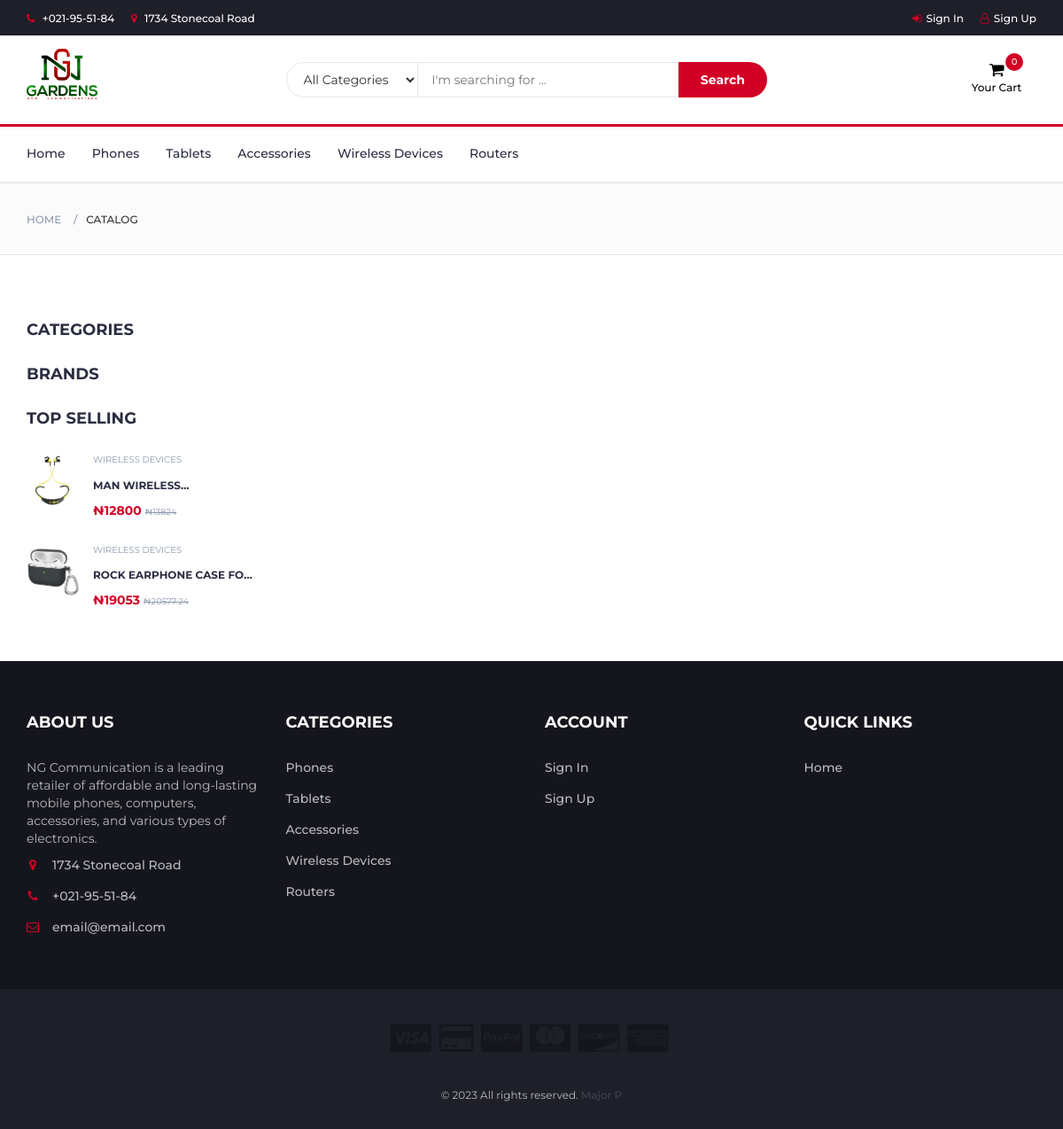
Screenshot of /catalog.php with the database file from the repository.
### tables this page shows
CREATE TABLE `categories` (
  `cat_id` int(100) NOT NULL,
  `cat_title` text NOT NULL,
  `creationDate` datetime NOT NULL DEFAULT current_timestamp(),
  `updationDate` varchar(226) DEFAULT NULL
);

CREATE TABLE `products` (
  `product_id` int(100) NOT NULL,
  `product_title` varchar(300) NOT NULL,
  `product_cat_id` int(11) NOT NULL,
  `product_price` double NOT NULL,
  `product_desc` longtext DEFAULT NULL,
  `product_image` text NOT NULL,
  `product_tag` varchar(225) DEFAULT NULL,
  `product_brand_id` int(100) NOT NULL,
  `stock` int(100) NOT NULL,
  `availability` varchar(225) NOT NULL DEFAULT 'In Stock',
  `product_keywords` text NOT NULL,
  `counter` int(11) DEFAULT NULL,
  `date_view` date DEFAULT NULL,
  `creationDate` timestamp NOT NULL DEFAULT current_timestamp(),
  `updationDate` varchar(225) DEFAULT NULL
);

### public/catalog.php (the view, shortened to what this page needs)
<?php
include('../config/config.php');
include 'includes/header.php';
?>
    <div id="breadcrumb" class="section">
			<div class="container">
				<div class="row">
					<div class="col-md-12">
						<ul class="breadcrumb-tree">
							<li><a href="index.php">Home</a></li>
							<li class="active">Catalog</li>
						</ul>
					</div>
				</div>
			</div>
		</div>
		<div class="section">
			<div class="container">
				<div class="row">
					<div id="aside" class="col-md-3">
						<div class="aside">
							<h3 class="aside-title">Categories</h3>
						</div>
                             <div class="aside">
							<h3 class="aside-title">Brands</h3>
						</div>
						<div class="aside desktop-top-selling">
							<h3 class="aside-title">Top selling</h3>
                            <?php
$product_query="SELECT * FROM products WHERE `product_cat_id`='10' ORDER BY RAND() DESC LIMIT 3"  ;
$result=mysqli_query($con,$product_query);
if(mysqli_num_rows($result)>0){
  while($row=mysqli_fetch_assoc($result)){
    $product_id=$row['product_id'];
    $product_cat_id=$row['product_cat_id'];
    $product_title=$row['product_title'];
    $product_price=$row['product_price'];
    $product_image=$row['product_image'];
	$product_old_price=$product_price*1.08;
?>
							<div class="product-widget">
							<a href='product.php?id=<?php echo $product_id; ?>&cid=<?php echo $product_cat_id; ?>'>
								<div class="product-img">
									<img src="admin/uploads/<?php echo $product_image; ?>" alt="">
								</div>
  							</a>
								<div class="product-body">
									<p class="product-category">
                                    <?php
							 $cat_query="SELECT * FROM categories WHERE cat_id='$product_cat_id' ";
							 $result2=mysqli_query($con,$cat_query);
							 if(mysqli_num_rows($result2)>0){
							  while ($row2=mysqli_fetch_array($result2)) {
								$cat_name=$row2['cat_title'];
							?>
							<?php echo $cat_name ?>
							<?php }} ?>
	                            </p>
                                <h3 class="product-name">
											<a href="product.php?id=<?php echo $product_id; ?>&cid=<?php echo $product_cat_id; ?>">
											<?php echo $product_title; ?>
										    </a></h3>
											<h4 class='product-price'>&#8358;<?php echo $product_price; ?>
	                          	<del class='product-old-price'>&#8358;<?php echo $product_old_price; ?></del></h4>
								</div>
							</div>
                            <?php } } ?>
						</div>
					</div>
					<div id="store" class="col-md-9">
						<div class="store-filter clearfix">
						</div>
					</div>
				</div>
			</div>
		</div>
<?php
include 'includes/footer.php';
?>

### public/includes/header.php (shortened to what this page needs)
<!DOCTYPE html>
<html lang="en">
	<head>
		<link type="text/css" rel="stylesheet" href="css/bootstrap.min.css"/>
		<link type="text/css" rel="stylesheet" href="css/slick.css"/>
		<link type="text/css" rel="stylesheet" href="css/slick-theme.css"/>
		<link type="text/css" rel="stylesheet" href="css/nouislider.min.css"/>
		<link rel="stylesheet" href="css/font-awesome.min.css">
		<link type="text/css" rel="stylesheet" href="css/style.css"/>
        <link type="text/css" rel="stylesheet" href="css/custom.css"/>
    </head>
	<body>
		<header>
			<div id="top-header">
				<div class="container">
					<ul class="header-links pull-left">
						<li class="mobile-hidden"><a href="#"><i class="fa fa-phone"></i> +021-95-51-84</a></li>
						<li class="mobile-hidden"><a href="#"><i class="fa fa-map-marker"></i> 1734 Stonecoal Road</a></li>
					</ul>
					<ul class="header-links pull-right mobile-center">
                        <?php
                           if(isset($_SESSION['userid'])){
                           ?>
                            <li><a href="dashboard.php">Dashboard</a></li>
                            <li><a href="customer_order.php">My Orders</a></li>
                            <li><a href="logout.php"><i class="fa fa-sign-in"></i>Logout</a></li>
                            <?php
                           }else{
                            ?>
                             <li><a href="login_form.php"><i class="fa fa-sign-in"></i>Sign In</a></li>
                             <li><a href="customer_register_form.php"><i class="fa fa-user-o"></i>Sign Up</a></li>
                             <?php }?>
                    </ul>
				</div>
			</div>
			<div id="header" style="background:#ffffff;">
				<div class="container">
					<div class="row">
						<div class="col-md-3">
							<div class="header-logo">
								<a href="index.php" class="logo">
									<img src="./img/logo.png" alt="" class="logo">
								</a>
							</div>
						</div>
						<div class="col-md-6">
							<div class="header-search">
								<form autocomplete="off" id="form" action="">
									<select class="input-select mobile-search-select">
										<option value="0">All Categories</option>
									</select>
									<input class="input mobile-search-input" type="search" placeholder="I'm searching for ..."  id="search" name="search" aria-label="Search" autocomplete="off">
									<button class="search-btn" type="submit">Search</button>
								</form>
							</div>
						</div>
						<div class="col-md-3 clearfix ">
							<div class="header-ctn mobile-nav-row" >
								<div class="dropdown">
									<a href="cart.php" class="dropdown-toggle"
									style="color:black;">
										<i class="fa fa-shopping-cart"></i>
										<span>Your Cart</span>
										<div class="qty  k1">0</div>
									</a>
								</div>
							</div>
						</div>
					</div>
				</div>
			</div>
		</header>
		<nav id="navigation">
			<div class="container">
				<div id="responsive-nav">
					<ul class="main-nav nav navbar-nav">
						<li class=""><a href="index.php">Home</a></li>
						<?php
							 $cat_query="SELECT * FROM categories";
							 $result=mysqli_query($con,$cat_query);
							 if(mysqli_num_rows($result)>0){
							  while ($row=mysqli_fetch_array($result)) {
								$cat_id=$row['cat_id'];
								$cat_name=$row['cat_title'];
							?>
                            <li><a  href="products.php?cid=<?php echo $cat_id; ?>" >
                                <?php echo $cat_name ?> </a></li>
                        <?php }} ?>
					</ul>
				</div>
			</div>
		</nav>

### public/includes/footer.php (shortened to what this page needs)
		<footer id="footer">
			<div class="section">
				<div class="container">
					<div class="row">
						<div class="col-md-3 col-xs-6">
							<div class="footer">
								<h3 class="footer-title">About Us</h3>
								<p>
								NG Communication is a leading retailer of affordable and long-lasting mobile phones, computers, accessories, and various types of electronics.
								</p>
								<ul class="footer-links">
									<li><a href="#"><i class="fa fa-map-marker"></i>1734 Stonecoal Road</a></li>
									<li><a href="#"><i class="fa fa-phone"></i>+021-95-51-84</a></li>
									<li><a href="#"><i class="fa fa-envelope-o"></i>email@email.com</a></li>
								</ul>
							</div>
						</div>
						<div class="col-md-3 col-xs-6">
							<div class="footer">
								<h3 class="footer-title">Categories</h3>
								<ul class="footer-links">
								<?php
							 $cat_query="SELECT * FROM categories";
							 $result=mysqli_query($con,$cat_query);
							 if(mysqli_num_rows($result)>0){
							  while ($row=mysqli_fetch_array($result)) {
								$cat_id=$row['cat_id'];
								$cat_name=$row['cat_title'];
							?>
                            <li><a  href="products.php?cid=<?php echo $cat_id; ?>" >
                                <?php echo $cat_name ?> </a></li>
                        <?php }} ?>
								</ul>
							</div>
						</div>
						<div class="col-md-3 col-xs-6">
							<div class="footer">
								<h3 class="footer-title">Account</h3>
								<ul class="footer-links">
								<?php
                           if(isset($_SESSION['userid'])){
                           ?>
                            <li><a href="dashboard.php">Dashboard</a></li>
                            <li><a href="customer_order.php">My Orders</a></li>
                            <li><a href="logout.php">Logout</a></li>
                            <?php
                           }else{
                            ?>
                             <li><a href="login_form.php">Sign In</a></li>
                             <li><a href="customer_register_form.php">Sign Up</a></li>
                             <?php }?>
								</ul>
							</div>
						</div>
						<div class="col-md-3 col-xs-6">
							<div class="footer">
								<h3 class="footer-title">Quick Links</h3>
								<ul class="footer-links">
								<li><a href="index.php">Home</a></li>
								</ul>
							</div>
						</div>
					</div>
				</div>
			</div>
			<div id="bottom-footer" class="section">
				<div class="container">
					<div class="row">
						<div class="col-md-12 text-center">
							<ul class="footer-payments">
								<li><a href="#"><i class="fa fa-cc-visa"></i></a></li>
								<li><a href="#"><i class="fa fa-credit-card"></i></a></li>
								<li><a href="#"><i class="fa fa-cc-paypal"></i></a></li>
								<li><a href="#"><i class="fa fa-cc-mastercard"></i></a></li>
								<li><a href="#"><i class="fa fa-cc-discover"></i></a></li>
								<li><a href="#"><i class="fa fa-cc-amex"></i></a></li>
							</ul>
							<span class="copyright">
                            &copy; <?php echo date("Y", time()); ?>  All rights reserved.
                        <a href="https://majorp.000webhostapp.com" target="_blank" style="color:#3d464d;">
						 Major P</a>
							</span>
						</div>
					</div>
				</div>
			</div>
		</footer>
</body>
</html>

### public/css/style.css (style rules this page uses)
body { font-family: 'Montserrat', sans-serif; font-weight: 400; color: #333; }
h1, h2, h3, h4, h5, h6 { color: #2B2D42; font-weight: 700; margin: 0 0 10px; }
a { color: #2B2D42; font-weight: 500; -webkit-transition: 0.2s color; transition: 0.2s color; }
ul, ol { margin: 0; padding: 0; list-style: none }
.input { height: 40px; padding: 0px 15px; border: 1px solid #E4E7ED; background-color: #FFF; width: 100%; }
.input-select { padding: 0px 15px; background: #FFF; border: 1px solid #E4E7ED; height: 40px; }
.section { padding-top: 30px; padding-bottom: 30px; }
#breadcrumb { padding: 30px 0px; background: #FBFBFC; border-bottom: 1px solid #E4E7ED; margin-bottom: 30px; }
#breadcrumb .breadcrumb-tree { display: inline-block; }
#breadcrumb .breadcrumb-tree li { display: inline-block; font-size: 12px; font-weight: 500; text-transform: uppercase; }
#breadcrumb .breadcrumb-tree li+li { margin-left: 10px; }
#breadcrumb .breadcrumb-tree li+li:before { content: '/'; display: inline-block; color: #8D99AE; margin-right: 10px; }
#breadcrumb .breadcrumb-tree li a { color: #8D99AE; }
#top-header { padding-top: 10px; padding-bottom: 10px; background-color: #1E1F29; }
.header-links li { display: inline-block; margin-right: 15px; font-size: 12px; }
.header-links li:last-child { margin-right: 0px; }
.header-links li a { color: #FFF; }
.header-links li i { color: #D10024; margin-right: 5px; }
#header { padding-top: 15px; padding-bottom: 15px; background-color: #15161D; }
.header-logo { float: left; }
.header-logo .logo img { display: block; }
.header-search { padding: 15px 0px; }
.header-search form { position: relative; }
.header-search form .input-select { margin-right: -4px; border-radius: 40px 0px 0px 40px; }
.header-search form .input { width: calc(100% - 260px); margin-right: -4px; }
.header-search form .search-btn { height: 40px; width: 100px; background: #D10024; color: #FFF; font-weight: 700; border: none; border-radius: 0px 40px 40px 0px; }
.header-ctn { float: right; padding: 15px 0px; }
.header-ctn>div { display: inline-block; }
.header-ctn>div>a { display: block; position: relative; width: 90px; text-align: center; color: #FFF; }
.header-ctn>div>a>i { display: block; font-size: 18px; }
.header-ctn>div>a>span { font-size: 12px; }
.header-ctn>div>a>.qty { position: absolute; right: 15px; top: -10px; width: 20px; height: 20px; line-height: 20px; text-align: center; border-radius: 50%; font-size: 10px; color: #FFF; background-color: #D10024; }
#navigation { background: #FFF; border-bottom: 2px solid #E4E7ED; border-top: 3px solid #D10024; }
.main-nav>li+li { margin-left: 30px }
.main-nav>li>a { padding: 20px 0px; }
.main-nav>li>a:after { content: ""; display: block; width: 0%; height: 2px; background-color: #D10024; -webkit-transition: 0.2s all; transition: 0.2s all; }
.product-widget { position: relative; }
.product-widget+.product-widget { margin: 30px 0px; }
.product-widget .product-img { position: absolute; left: 0px; top: 0px; width: 60px; }
.product-widget .product-img>img { width: 100%; }
.product-widget .product-body { padding-left: 75px; min-height: 60px; }
.product-widget .product-body .product-category { text-transform: uppercase; font-size: 10px; color: #8D99AE; }
.product-widget .product-body .product-name { text-transform: uppercase; font-size: 12px; }
.product-widget .product-body .product-name>a { font-weight: 700; }
.product-widget .product-body .product-price { font-size: 14px; color: #D10024; }
.product-widget .product-body .product-price .product-old-price { font-size: 70%; font-weight: 400; color: #8D99AE; }
.aside+.aside { margin-top: 30px; }
.aside>.aside-title { text-transform: uppercase; font-size: 18px; margin: 15px 0px 30px; }
.store-filter { margin-bottom: 15px; margin-top: 15px; }
#footer { background: #15161D; color: #B9BABC; }
#bottom-footer { background: #1E1F29; }
.footer { margin: 30px 0px; }
.footer .footer-title { color: #FFF; text-transform: uppercase; font-size: 18px; margin: 0px 0px 30px; }
.footer-links li+li { margin-top: 15px; }
.footer-links li a { color: #B9BABC; }
.footer-links li i { margin-right: 15px; color: #D10024; width: 14px; text-align: center; }
.copyright { margin-top: 30px; display: block; font-size: 12px; }
.footer-payments li { display: inline-block; margin-right: 5px; }
.footer-payments li a { color: #15161D; font-size: 36px; display: block; }

### rows the page displays
categories: cat_title "Phones"
categories: cat_title "Tablets"
categories: cat_title "Accessories"
categories: cat_title "Wireless Devices", cat_title "WIRELESS DEVICES"
categories: cat_title "Routers"
products: product_image (picture), product_title "MAN…", product_price "12800", product_price "13824"
products: product_image (picture), product_title "ROCK EARPHONE CASE…", product_price "19053", product_price "20577.24"
